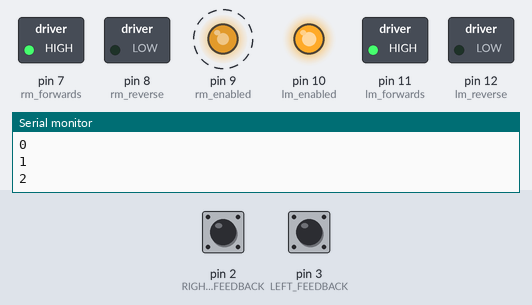
Bench run of a sketch on a simulated Arduino Uno, built with avr-gcc and run on an emulated ATmega328P. Shown: switched loads named in the sketch (green lamp = pin HIGH), output pins drawn as LEDs (lit = HIGH), the last lines printed to the serial monitor. Dashed ring = blinking. The inputs (shaded band) are chosen by the test bench; at power-on: pin 2 (RIGHT_FEEDBACK) LOW, pin 3 (LEFT_FEEDBACK) LOW. At 33.3 s the program stops and its outputs stay as they are.

Above: at 5.0 s.
5.1 s: pin 2 (RIGHT_FEEDBACK) pulled HIGH for 0.15 s
At 6.6 s:
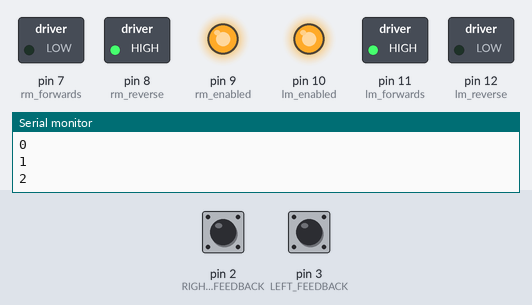
At 7.9 s:
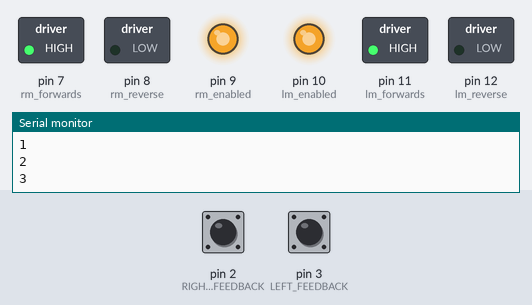
8.2 s: pin 3 (LEFT_FEEDBACK) pulled HIGH for 0.15 s
11.3 s: pin 2 (RIGHT_FEEDBACK) pulled HIGH for 1 s
At 12.7 s:
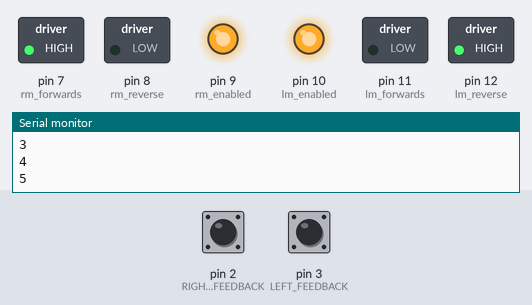
15.3 s: pin 3 (LEFT_FEEDBACK) pulled HIGH for 1 s
19.3 s: pin 2 (RIGHT_FEEDBACK) pulled HIGH for 0.15 s
At 20.3 s:
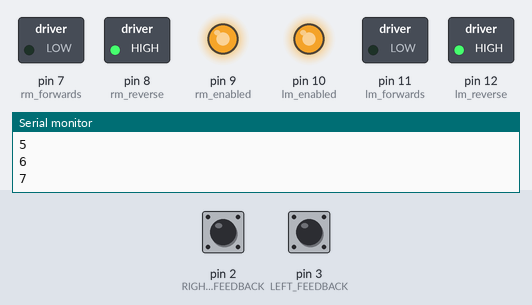
22.4 s: pin 3 (LEFT_FEEDBACK) pulled HIGH for 3.2 s
Timing chart, 0 to 34.8 s (numbered marks = the images above; inputs shaded):
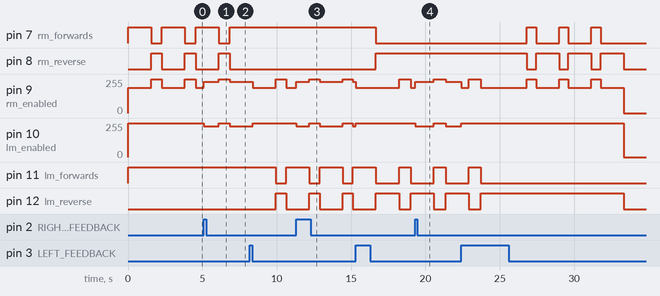

The sketch:

story10.ino
```cpp
int rm_enabled = 9;//ENB
int lm_enabled = 10;//ENA
int rm_reverse = 8; //IN3
int lm_forwards = 11;//IN2
int rm_forwards = 7; //IN4
int lm_reverse = 12; //IN1

const int RIGHT_FEEDBACK = 2;
const int LEFT_FEEDBACK = 3;

volatile int leftcounter = 0;
volatile int rightcounter = 0;


void setup() {
  Serial.begin(115200);

  pinMode(rm_enabled, OUTPUT);
  pinMode(lm_enabled, OUTPUT);

  pinMode(rm_reverse, OUTPUT);
  pinMode(lm_forwards, OUTPUT);

  pinMode(rm_forwards, OUTPUT);
  pinMode(lm_reverse, OUTPUT);

  attachInterrupt(digitalPinToInterrupt(LEFT_FEEDBACK), LeftMotorISR, RISING);
  attachInterrupt(digitalPinToInterrupt(RIGHT_FEEDBACK), RightMotorISR, RISING);


  const int turn_offset = 20;
  int turn;

  for(turn=0; turn<8; turn++) {
      Serial.println(turn);
    //move
    uint64_t start_millis = millis();


    while (millis() < start_millis + 1250)  {
      if(leftcounter== rightcounter){
        set_speed(255,210 - turn_offset);
      }
      if(leftcounter > rightcounter){
        set_speed(255,230 - turn_offset);
      }
      if(leftcounter < rightcounter){
        set_speed(230,255 - turn_offset);
      }
    }

    delay(300);

    //turn
    if (turn < 3){
       turn_90_right(725);
    } else if (turn == 7){
      break;
    } else if (turn > 3) {
      turn_90_left(700);

    }
  }
  for(turn=0; turn<8; turn++) {
    //move
    uint64_t start_millis = millis();

    while (millis() < start_millis + 1250)  {
      if(leftcounter== rightcounter){
        set_speed(-255,-210 + turn_offset);
      }
      if(leftcounter > rightcounter){
        set_speed(-255,-230 + turn_offset);
      }
      if(leftcounter < rightcounter){
        set_speed(-230,-255 + turn_offset);
      }

    }

    delay(300);

    //turn
    if (turn < 3){
       turn_90_right(800);
    } else if (turn == 7){

      break;
    } else if (turn > 3) {
      turn_90_left(620);

    }
  }

  set_speed(0,0);
  digitalWrite(rm_forwards, LOW);
  digitalWrite(lm_forwards, LOW);
  digitalWrite(rm_reverse, LOW);
  digitalWrite(lm_reverse, LOW);
  digitalWrite(rm_enabled, LOW);
  digitalWrite(lm_enabled, LOW);
  exit(0);


}

void turn_90_right(int D) {
  set_speed(255, -255);
  delay(D);
  set_speed(0, 0);
}

void turn_90_left(int D) {
  set_speed(-255, 255);
  delay(D);
  set_speed(0, 0);
}

void set_speed(int l_speed, int r_speed){
  if(l_speed < 0) {
    analogWrite(lm_enabled, -l_speed);
    digitalWrite(lm_forwards, LOW);
    digitalWrite(lm_reverse, HIGH);
  } else {
    analogWrite(lm_enabled, l_speed);
    digitalWrite(lm_reverse, LOW);
    digitalWrite(lm_forwards, HIGH);
  }

  if(r_speed < 0) {
    analogWrite(rm_enabled, -r_speed);
    digitalWrite(rm_forwards, LOW);
    digitalWrite(rm_reverse, HIGH);
  } else {
    analogWrite(rm_enabled, r_speed);
    digitalWrite(rm_reverse, LOW);
    digitalWrite(rm_forwards, HIGH);
  }
}

int get_dist() {
  return (rightcounter + leftcounter) / 2;
}


void loop() {


  set_speed(0,0);
  exit(0);

  /*
  if(leftcounter== rightcounter){
    set_speed(255,210);
  }
  if(leftcounter > rightcounter){
    set_speed(255,230);
  }
  if(leftcounter < rightcounter){
    set_speed(230,255);
  }


//  int avg_dist = (rightcounter + leftcounter) / 2;
//
//  //distance check (360 = 1m)
//  if(avg_dist >= 720 + 150) {
//    set_speed(0,0);
//    exit(0);
//  }

  */
}

void LeftMotorISR() {
  leftcounter++;
}

void RightMotorISR(){
  rightcounter++;
}
```

Measured:
- after the input at 5.1 s, pin 10 (lm_enabled): 255/255 → 230/255 at once, → 255/255 1.0 s later, → 230/255 0.73 s later
- after the input at 11.3 s, pin 10 (lm_enabled): goes 230/255 0.88 s, 255/255 0.70 s, 230/255 1.5 s, 255/255 0.70 s, then 230/255, starting at once
- after the input at 19.3 s, pin 10 (lm_enabled): 255/255 → 230/255 at once, → 255/255 1.3 s later, → 230/255 0.80 s later
- by itself, pin 7 (rm_forwards): alternates HIGH for 0.62 s and LOW for 1.5 s, 6 changes in all, then stays LOW
- by itself, pin 8 (rm_reverse): alternates HIGH for 1.5 s and LOW for 0.62 s
